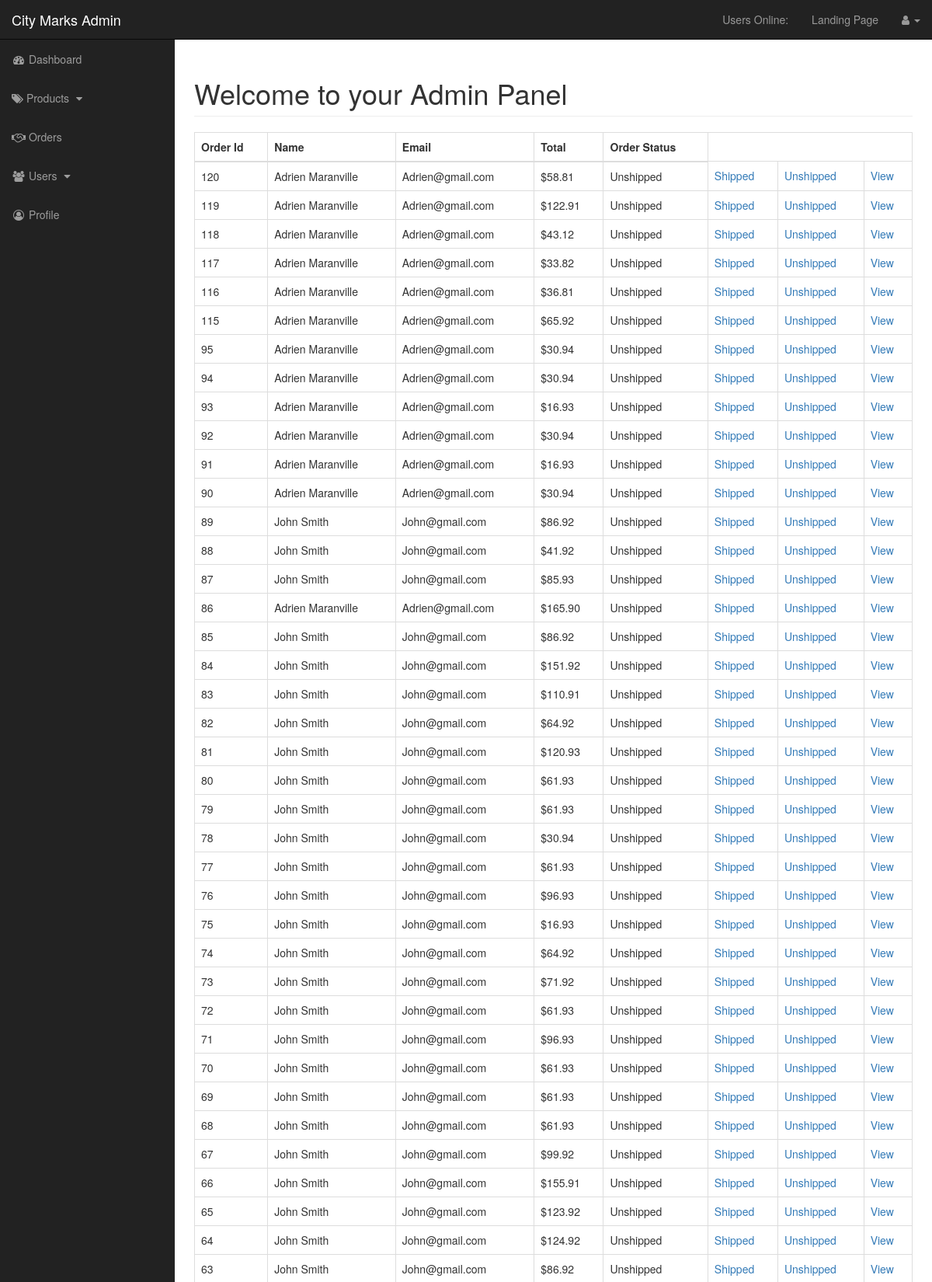
The page /admin/orders.php (upper part) on the database its author committed.
### tables this page shows
CREATE TABLE `orders` (
  `id` int(11) NOT NULL,
  `user_id` int(11) NOT NULL,
  `total_price` float(10,2) NOT NULL,
  `status` enum('1','0') NOT NULL DEFAULT '1',
  `aftersell` int(11) NOT NULL DEFAULT '6',
  `order_date` datetime NOT NULL,
  `ship_date` date NOT NULL
);

CREATE TABLE `users` (
  `user_id` int(11) NOT NULL,
  `username` varchar(255) NOT NULL,
  `first_name` varchar(255) NOT NULL,
  `last_name` varchar(255) NOT NULL,
  `user_email` varchar(255) NOT NULL,
  `user_password` varchar(255) NOT NULL,
  `user_role` varchar(255) NOT NULL,
  `user_img` text NOT NULL,
  `user_gender` varchar(255) NOT NULL
);

### admin/functions.php (called while the page is built, shortened)
<?php
	function escape($string){
		global $connection;
		return mysqli_real_escape_string($connection, trim($string));
	}
?>

### admin/includes/view_orders.php (the view, shortened to what this page needs)
<table class="table table-bordered table-hover">
    <thead>
        <tr>
            <th>Order Id</th>
            <th>Name</th>
            <th>Email</th>
            <th>Total</th>
            <th>Order Status</th>
        </tr>
    </thead>
    <tbody>
        <?php
            $query = "SELECT * FROM orders JOIN users ON orders.user_id = users.user_id ORDER BY id DESC";
            $select_orders_query = mysqli_query($connection, $query);
            while ($row = mysqli_fetch_assoc($select_orders_query)) {
                $order_id = escape($row['id']);
                $user_firstname = escape($row['first_name']);
                $user_lastname = escape($row['last_name']);
                $user_email = escape($row['user_email']);
                $order_status = escape($row['status']);
                $price = escape($row['total_price']);
                if($order_status == 1) {
                    $order_status = "Unshipped";
                }else{
                    $order_status = "Shipped";
                }
                echo "<tr>";
                echo "<td>{$order_id}</td>";
                echo "<td>{$user_firstname} {$user_lastname}</td>";
                echo "<td>{$user_email}</td>";
                echo "<td>$".$price."</td>";
                echo "<td>{$order_status}</td>";
                echo "<td><a href='orders.php?change_to_shipped={$order_id}'>Shipped</a></td>";
                echo "<td><a href='orders.php?change_to_unshipped={$order_id}'>Unshipped</a></td>";
                echo "<td><a href='orders.php?source=view_order&view_order={$order_id}'>View</a></td>";
                echo "</tr>";
            }
        ?>
    </tbody>
</table>

### admin/css/sb-admin.css (style rules this page uses)
body { margin-top: 100px; background-color: #222; }
@media (min-width:768px) { body { margin-top: 50px; } }

### rows shown on the page
orders: id "120", user.first_name "Adrien", user.last_name "Maranville", user.user_email "Adrien@gmail.com", total_price "58.81", status "Unshipped"
orders: id "119", user.first_name "Adrien", user.last_name "Maranville", user.user_email "Adrien@gmail.com", total_price "122.91", status "Unshipped"
orders: id "118", user.first_name "Adrien", user.last_name "Maranville", user.user_email "Adrien@gmail.com", total_price "43.12", status "Unshipped"
orders: id "117", user.first_name "Adrien", user.last_name "Maranville", user.user_email "Adrien@gmail.com", total_price "33.82", status "Unshipped"
orders: id "116", user.first_name "Adrien", user.last_name "Maranville", user.user_email "Adrien@gmail.com", total_price "36.81", status "Unshipped"
orders: id "115", user.first_name "Adrien", user.last_name "Maranville", user.user_email "Adrien@gmail.com", total_price "65.92", status "Unshipped"
orders: id "95", user.first_name "Adrien", user.last_name "Maranville", user.user_email "Adrien@gmail.com", total_price "30.94", status "Unshipped"
orders: id "94", user.first_name "Adrien", user.last_name "Maranville", user.user_email "Adrien@gmail.com", total_price "30.94", status "Unshipped"
orders: id "93", user.first_name "Adrien", user.last_name "Maranville", user.user_email "Adrien@gmail.com", total_price "16.93", status "Unshipped"
orders: id "92", user.first_name "Adrien", user.last_name "Maranville", user.user_email "Adrien@gmail.com", total_price "30.94", status "Unshipped"
orders: id "91", user.first_name "Adrien", user.last_name "Maranville", user.user_email "Adrien@gmail.com", total_price "16.93", status "Unshipped"
orders: id "90", user.first_name "Adrien", user.last_name "Maranville", user.user_email "Adrien@gmail.com", total_price "30.94", status "Unshipped"
orders: id "89", user.first_name "John", user.last_name "Smith", user.user_email "John@gmail.com", total_price "86.92", status "Unshipped"
orders: id "88", user.first_name "John", user.last_name "Smith", user.user_email "John@gmail.com", total_price "41.92", status "Unshipped"
orders: id "87", user.first_name "John", user.last_name "Smith", user.user_email "John@gmail.com", total_price "85.93", status "Unshipped"
orders: id "86", user.first_name "Adrien", user.last_name "Maranville", user.user_email "Adrien@gmail.com", total_price "165.90", status "Unshipped"
orders: id "85", user.first_name "John", user.last_name "Smith", user.user_email "John@gmail.com", total_price "86.92", status "Unshipped"
orders: id "84", user.first_name "John", user.last_name "Smith", user.user_email "John@gmail.com", total_price "151.92", status "Unshipped"
orders: id "83", user.first_name "John", user.last_name "Smith", user.user_email "John@gmail.com", total_price "110.91", status "Unshipped"
orders: id "82", user.first_name "John", user.last_name "Smith", user.user_email "John@gmail.com", total_price "64.92", status "Unshipped"
orders: id "81", user.first_name "John", user.last_name "Smith", user.user_email "John@gmail.com", total_price "120.93", status "Unshipped"
orders: id "80", user.first_name "John", user.last_name "Smith", user.user_email "John@gmail.com", total_price "61.93", status "Unshipped"
orders: id "79", user.first_name "John", user.last_name "Smith", user.user_email "John@gmail.com", total_price "61.93", status "Unshipped"
orders: id "78", user.first_name "John", user.last_name "Smith", user.user_email "John@gmail.com", total_price "30.94", status "Unshipped"
orders: id "77", user.first_name "John", user.last_name "Smith", user.user_email "John@gmail.com", total_price "61.93", status "Unshipped"
orders: id "76", user.first_name "John", user.last_name "Smith", user.user_email "John@gmail.com", total_price "96.93", status "Unshipped"
orders: id "75", user.first_name "John", user.last_name "Smith", user.user_email "John@gmail.com", total_price "16.93", status "Unshipped"
orders: id "74", user.first_name "John", user.last_name "Smith", user.user_email "John@gmail.com", total_price "64.92", status "Unshipped"
orders: id "73", user.first_name "John", user.last_name "Smith", user.user_email "John@gmail.com", total_price "71.92", status "Unshipped"
orders: id "72", user.first_name "John", user.last_name "Smith", user.user_email "John@gmail.com", total_price "61.93", status "Unshipped"
orders: id "71", user.first_name "John", user.last_name "Smith", user.user_email "John@gmail.com", total_price "96.93", status "Unshipped"
orders: id "70", user.first_name "John", user.last_name "Smith", user.user_email "John@gmail.com", total_price "61.93", status "Unshipped"
orders: id "69", user.first_name "John", user.last_name "Smith", user.user_email "John@gmail.com", total_price "61.93", status "Unshipped"
orders: id "68", user.first_name "John", user.last_name "Smith", user.user_email "John@gmail.com", total_price "61.93", status "Unshipped"
orders: id "67", user.first_name "John", user.last_name "Smith", user.user_email "John@gmail.com", total_price "99.92", status "Unshipped"
orders: id "66", user.first_name "John", user.last_name "Smith", user.user_email "John@gmail.com", total_price "155.91", status "Unshipped"
orders: id "65", user.first_name "John", user.last_name "Smith", user.user_email "John@gmail.com", total_price "123.92", status "Unshipped"
orders: id "64", user.first_name "John", user.last_name "Smith", user.user_email "John@gmail.com", total_price "124.92", status "Unshipped"
orders: id "63", user.first_name "John", user.last_name "Smith", user.user_email "John@gmail.com", total_price "86.92", status "Unshipped"
